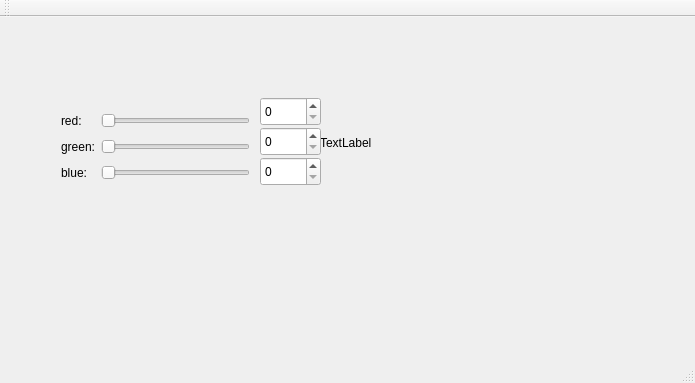
<?xml version="1.0" encoding="UTF-8"?>
<ui version="4.0">
 <class>MainWindow</class>
 <widget class="QMainWindow" name="MainWindow">
  <property name="geometry">
   <rect>
    <x>0</x>
    <y>0</y>
    <width>695</width>
    <height>383</height>
   </rect>
  </property>
  <property name="windowTitle">
   <string>MainWindow</string>
  </property>
  <widget class="QWidget" name="centralWidget">
   <widget class="QWidget" name="gridLayoutWidget">
    <property name="geometry">
     <rect>
      <x>50</x>
      <y>80</y>
      <width>211</width>
      <height>101</height>
     </rect>
    </property>
    <layout class="QGridLayout" name="gridLayout">
     <item row="1" column="1">
      <widget class="QSlider" name="horizontalSliderRed">
       <property name="orientation">
        <enum>Qt::Horizontal</enum>
       </property>
      </widget>
     </item>
     <item row="3" column="0">
      <widget class="QLabel" name="labelBlue">
       <property name="text">
        <string>blue:</string>
       </property>
      </widget>
     </item>
     <item row="1" column="0">
      <widget class="QLabel" name="labelRed">
       <property name="text">
        <string>red:</string>
       </property>
      </widget>
     </item>
     <item row="3" column="1">
      <widget class="QSlider" name="horizontalSliderBlue">
       <property name="orientation">
        <enum>Qt::Horizontal</enum>
       </property>
      </widget>
     </item>
     <item row="2" column="1">
      <widget class="QSlider" name="horizontalSliderGreen">
       <property name="orientation">
        <enum>Qt::Horizontal</enum>
       </property>
      </widget>
     </item>
     <item row="2" column="0">
      <widget class="QLabel" name="labelGreen">
       <property name="text">
        <string>green:</string>
       </property>
      </widget>
     </item>
    </layout>
   </widget>
   <widget class="QLabel" name="colorLabel">
    <property name="geometry">
     <rect>
      <x>320</x>
      <y>100</y>
      <width>62</width>
      <height>51</height>
     </rect>
    </property>
    <property name="text">
     <string>TextLabel</string>
    </property>
   </widget>
   <widget class="QSpinBox" name="spinBoxRed">
    <property name="geometry">
     <rect>
      <x>260</x>
      <y>80</y>
      <width>61</width>
      <height>29</height>
     </rect>
    </property>
    <property name="maximum">
     <number>255</number>
    </property>
   </widget>
   <widget class="QSpinBox" name="spinBoxGreen">
    <property name="geometry">
     <rect>
      <x>260</x>
      <y>110</y>
      <width>61</width>
      <height>29</height>
     </rect>
    </property>
    <property name="maximum">
     <number>255</number>
    </property>
   </widget>
   <widget class="QSpinBox" name="spinBoxBlue">
    <property name="geometry">
     <rect>
      <x>260</x>
      <y>140</y>
      <width>61</width>
      <height>29</height>
     </rect>
    </property>
    <property name="maximum">
     <number>255</number>
    </property>
   </widget>
  </widget>
  <widget class="QMenuBar" name="menuBar">
   <property name="geometry">
    <rect>
     <x>0</x>
     <y>0</y>
     <width>695</width>
     <height>25</height>
    </rect>
   </property>
  </widget>
  <widget class="QToolBar" name="mainToolBar">
   <attribute name="toolBarArea">
    <enum>TopToolBarArea</enum>
   </attribute>
   <attribute name="toolBarBreak">
    <bool>false</bool>
   </attribute>
  </widget>
  <widget class="QStatusBar" name="statusBar"/>
 </widget>
 <layoutdefault spacing="6" margin="11"/>
 <resources/>
 <connections>
  <connection>
   <sender>horizontalSliderGreen</sender>
   <signal>valueChanged(int)</signal>
   <receiver>spinBoxGreen</receiver>
   <slot>setValue(int)</slot>
   <hints>
    <hint type="sourcelabel">
     <x>194</x>
     <y>168</y>
    </hint>
    <hint type="destinationlabel">
     <x>279</x>
     <y>158</y>
    </hint>
   </hints>
  </connection>
  <connection>
   <sender>horizontalSliderBlue</sender>
   <signal>valueChanged(int)</signal>
   <receiver>spinBoxBlue</receiver>
   <slot>setValue(int)</slot>
   <hints>
    <hint type="sourcelabel">
     <x>227</x>
     <y>195</y>
    </hint>
    <hint type="destinationlabel">
     <x>269</x>
     <y>187</y>
    </hint>
   </hints>
  </connection>
  <connection>
   <sender>spinBoxGreen</sender>
   <signal>valueChanged(int)</signal>
   <receiver>horizontalSliderGreen</receiver>
   <slot>setValue(int)</slot>
   <hints>
    <hint type="sourcelabel">
     <x>263</x>
     <y>172</y>
    </hint>
    <hint type="destinationlabel">
     <x>244</x>
     <y>170</y>
    </hint>
   </hints>
  </connection>
  <connection>
   <sender>spinBoxBlue</sender>
   <signal>valueChanged(int)</signal>
   <receiver>horizontalSliderBlue</receiver>
   <slot>setValue(int)</slot>
   <hints>
    <hint type="sourcelabel">
     <x>275</x>
     <y>203</y>
    </hint>
    <hint type="destinationlabel">
     <x>251</x>
     <y>206</y>
    </hint>
   </hints>
  </connection>
  <connection>
   <sender>spinBoxRed</sender>
   <signal>valueChanged(int)</signal>
   <receiver>horizontalSliderRed</receiver>
   <slot>setValue(int)</slot>
   <hints>
    <hint type="sourcelabel">
     <x>277</x>
     <y>131</y>
    </hint>
    <hint type="destinationlabel">
     <x>211</x>
     <y>136</y>
    </hint>
   </hints>
  </connection>
  <connection>
   <sender>horizontalSliderRed</sender>
   <signal>valueChanged(int)</signal>
   <receiver>spinBoxRed</receiver>
   <slot>setValue(int)</slot>
   <hints>
    <hint type="sourcelabel">
     <x>148</x>
     <y>131</y>
    </hint>
    <hint type="destinationlabel">
     <x>286</x>
     <y>126</y>
    </hint>
   </hints>
  </connection>
 </connections>
</ui>
